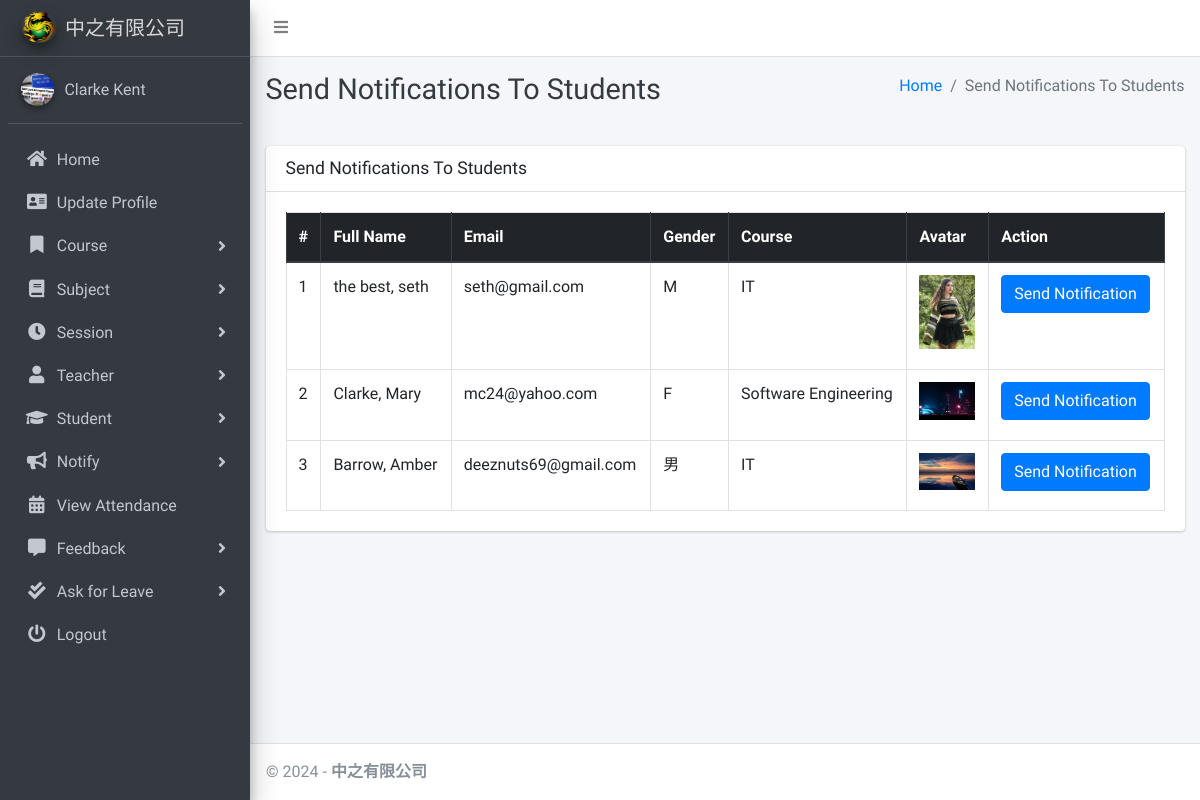
Page /admin_notify_student (signed in) on the committed database.
### main_app/models.py (models this page shows, shortened)
class CustomUser(AbstractUser):
    USER_TYPE = ((1, "HOD"), (2, "Teacher"), (3, "Student"))
    GENDER = [("M", "Male"), ("F", "Female")]
    username = None  # Removed username, using email instead
    email = models.EmailField(unique=True)
    user_type = models.CharField(default=1, choices=USER_TYPE, max_length=1)
    gender = models.CharField(max_length=1, choices=GENDER)
    profile_pic = models.ImageField()
    address = models.TextField()
    contact_num = models.TextField(default="")
    remark = models.TextField(default="")
    fcm_token = models.TextField(default="")  # For firebase notifications
    created_at = models.DateTimeField(auto_now_add=True)
    updated_at = models.DateTimeField(auto_now=True)
    USERNAME_FIELD = "email"
    REQUIRED_FIELDS = []
    objects = CustomUserManager()
    def __str__(self):
        return self.last_name + ", " + self.first_name

class Student(models.Model):
    admin = models.OneToOneField(CustomUser, on_delete=models.CASCADE)
    course = models.ForeignKey(Course, on_delete=models.DO_NOTHING, null=True, blank=False)
    session = models.ForeignKey(Session, on_delete=models.DO_NOTHING, null=True)
    date_of_birth = models.DateField(blank=True, null=True)
    reg_date = models.DateField(blank=True, null=True)
    state = models.CharField(max_length = 30, blank = True) #learning/completed/pending refund

class Course(models.Model):
    name = models.CharField(max_length=120)
    created_at = models.DateTimeField(auto_now_add=True)
    updated_at = models.DateTimeField(auto_now=True)

### main_app/hod_views.py (the view)
# urls.py: path("admin_notify_student", hod_views.admin_notify_student,
def admin_notify_student(request):
    student = CustomUser.objects.filter(user_type=3)
    context = {
        'page_title': "Send Notifications To Students",
        'students': student
    }
    return render(request, "hod_template/student_notification.html", context)

### main_app/templates/hod_template/student_notification.html (shortened to what this page needs)
{% extends 'main_app/base.html' %}
{% load static %}
{% block page_title %}{{page_title}}{% endblock page_title %}
{% block content %}
<section class="content">
    <div class="container-fluid">
        <div class="row">
            <div class="col-md-12">
                <div class="card">
                    <div class="card-header">
                        <h3 class="card-title">{{page_title}}</h3>
                    </div>
                    <div class="card-body">
                        <table id="example2" class="table table-bordered table-hover">
                            <thead class="thead-dark">
                                <tr>
                                    <th>#</th>
                                    <th>Full Name</th>
                                    <th>Email</th>
                                    <th>Gender</th>
                                    <th>Course</th>
                                    <th>Avatar</th>
                                    <th>Action</th>
                                </tr>
                            </thead>
                            <tbody>
                                {% for student in students %}
                                <tr>
                                    <td>{{ forloop.counter }}</td>
                                    <td>{{student.last_name}}, {{student.first_name}}</td>
                                    <td>{{student.email}}</td>
                                    <td>{{student.gender}}</td>
                                    <td>{{student.student.course.name}}</td>
                                    <td>
                                        {% if student.profile_pic == ""  %}
                                        No Image
                                        {% else %}
                                        <img class="img img-fluid mb-2" height="56" width="56"
                                            src="{{student.profile_pic}}" alt="">
                                        {% endif %}
                                    </td>
                                    <td><button data-toggle = "modal" data-target = "#myModal"class="btn btn-primary show_notification" value="{{student.id}}">Send Notification</button>
                                    </td>
                                </tr>
                                {% endfor %}
                            </tbody>
                        </table>
                    </div>
                </div>
            </div>
        </div>
    </div>
</section>
{% endblock content %}

### main_app/templates/main_app/base.html (shortened to what this page needs)
{% load static %}
<!DOCTYPE html>
<html>
<head>
    <link rel="stylesheet" href="{% static 'plugins/fontawesome-free/css/all.min.css'%} ">
    <link rel="stylesheet" href="https://code.ionicframework.com/ionicons/2.0.1/css/ionicons.min.css">
    <link rel="stylesheet"
        href="{% static 'plugins/tempusdominus-bootstrap-4/css/tempusdominus-bootstrap-4.min.css'%} ">
    <link rel="stylesheet" href="{% static 'plugins/icheck-bootstrap/icheck-bootstrap.min.css'%} ">
    <link rel="stylesheet" href="{% static 'dist/css/adminlte.min.css'%} ">
    <link rel="stylesheet" href="{% static 'plugins/overlayScrollbars/css/OverlayScrollbars.min.css'%} ">
    <link rel="stylesheet" href="{% static 'plugins/daterangepicker/daterangepicker.css'%} ">
</head>
<body class="hold-transition sidebar-mini layout-fixed">
    <div class="wrapper">
        <nav class="main-header navbar navbar-expand navbar-white navbar-light">
            <ul class="navbar-nav">
                <li class="nav-item">
                    <a class="nav-link" data-widget="pushmenu" href="#"><i class="fas fa-bars"></i></a>
                </li>
            </ul>
        </nav>
        {% include "main_app/sidebar_template.html" with user=user %}
        <div class="content-wrapper">
            <div class="content-header">
                <div class="container-fluid">
                    <div class="row mb-2">
                        <div class="col-sm-6">
                            <h1 class="m-0 text-dark">{% block page_title %}{% endblock page_title %}</h1>
                        </div>
                        <div class="col-sm-6">
                            <ol class="breadcrumb float-sm-right">
                                <li class="breadcrumb-item"><a href="#">Home</a></li>
                                <li class="breadcrumb-item active">{{ page_title }}</li>
                            </ol>
                        </div>
                    </div>
                </div>
            </div>
<section class="content">
    <div class="container-fluid">
        <div class="row">
            <div class="col-md-12">
            </div></div></div></section>
            {% block content %}
            {% endblock content %}
        </div>
        {% include "main_app/footer.html" %}
    </div>
</body>
</html>

### main_app/templates/main_app/sidebar_template.html (shortened to what this page needs)
{% load static %}
<aside class="main-sidebar sidebar-dark-info elevation-4">
    {% if request.user.user_type == '1' %}
    <a href="{% url 'admin_home' %}" class="brand-link">
            <img src="/media/logo.png" alt="Brand Logo"
            class="brand-image img-circle elevation-3" >
        <span class="brand-text font-weight-light">中之有限公司</span>
    </a>
    <div class="sidebar">
        <div class="user-panel mt-3 pb-3 mb-3 d-flex">
            <div class="image">
                <img src="/media/6dbf7e8c2d3882fbf24375a09fa2540c.jpg" class="img-circle elevation-2" alt="User Image">
            </div>
            <div class="info">
                <a href="#" class="d-block">Clarke Kent</a>
            </div>
        </div>
        <nav class="mt-2">
            <ul class="nav nav-pills nav-sidebar flex-column" data-widget="treeview" role="menu" data-accordion="false">
                <li class="nav-item">
                    {% url 'admin_home' as admin_home %}
                    <a href="{{admin_home}}" class="nav-link {% if admin_home == request.path %} active {% endif %}">
                        <i class="nav-icon fas fa-home"></i>
                        <p>
                            Home
                        </p>
                    </a>
                </li>
                <li class="nav-item">
                    {% url 'admin_view_profile' as admin_view_profile %}
                    <a href="{{admin_view_profile}}"
                        class="nav-link {% if admin_view_profile == request.path %} active {% endif %}">
                        <i class="nav-icon fas fa-address-card"></i>
                        <p>
                            Update Profile
                        </p>
                    </a>
                </li>
                <li class="nav-item has-treeview">
                    <a href="#" class="nav-link">
                        <i class="nav-icon fas fa-bookmark"></i>
                        <p>
                            Course
                            <i class="fas fa-angle-right right"></i>
                        </p>
                    </a>
                </li>
                <li class="nav-item has-treeview">
                    <a href="#" class="nav-link">
                        <i class="nav-icon fas fa-book"></i>
                        <p>
                            Subject
                            <i class="fas fa-angle-right right"></i>
                        </p>
                    </a>
                </li>
                <li class="nav-item has-treeview">
                    <a href="#" class="nav-link">
                        <i class="nav-icon fas fa-clock"></i>
                        <p>
                            Session
                            <i class="fas fa-angle-right right"></i>
                        </p>
                    </a>
                </li>
                <li class="nav-item has-treeview">
                    <a href="#" class="nav-link">
                        <i class="nav-icon fas fa-user"></i>
                        <p>
                            Teacher
                            <i class="fas fa-angle-right right"></i>
                        </p>
                    </a>
                </li>
                <li class="nav-item has-treeview">
                    <a href="#" class="nav-link">
                        <i class="nav-icon fas fa-graduation-cap"></i>
                        <p>
                            Student
                            <i class="fas fa-angle-right right"></i>
                        </p>
                    </a>
                </li>
                <li class="nav-item has-treeview">
                    <a href="#" class="nav-link">
                        <i class="nav-icon fas fa-bullhorn"></i>
                        <p>
                            Notify
                            <i class="fas fa-angle-right right"></i>
                        </p>
                    </a>
                </li>
                <li class="nav-item">
                    {% url 'admin_view_attendance' as admin_view_attendance %}
                <li class="nav-item">
                    <a href="{{admin_view_attendance}}"
                        class="nav-link  {% if admin_view_attendance == request.path %} active {% endif %}">
                        <i class="nav-icon fas fa-calendar-alt"></i>
                        <p>
                            View Attendance
                        </p>
                    </a>
                </li>
                <li class="nav-item has-treeview">
                    <a href="#" class="nav-link">
                        <i class="nav-icon fas fa-comment-alt"></i>
                        <p>
                            Feedback
                            <i class="fas fa-angle-right right"></i>
                        </p>
                    </a>
                </li>
                <li class="nav-item has-treeview">
                    <a href="#" class="nav-link">
                        <i class="nav-icon fas fa-check-double"></i>
                        <p>
                            Ask for Leave
                            <i class="fas fa-angle-right right"></i>
                        </p>
                    </a>
                </li>
                                        {% endif %}
                                        <li class="nav-item">
                                            <a href="{% url 'user_logout' %}"
                                                onclick="return confirm('Your session would be terminated.\n\nProceed?')"
                                                class="nav-link">
                                                <i class="nav-icon fas fa-power-off"></i>
                                                <p>
                                                    Logout
                                                </p>
                                            </a>
                                        </li>
                                    </ul>
                                </nav>
                            </div>
</aside>

### main_app/templates/main_app/footer.html (shortened to what this page needs)
<footer class="main-footer">
    &copy; {% now "Y" %} - <strong>中之有限公司</strong>
</footer>

### rows in the picture
CustomUser: last_name "the best", first_name "seth", email "seth@gmail.com", gender "M", student.course.name "IT", profile_pic (picture)
CustomUser: last_name "Clarke", first_name "Mary", email "mc24@yahoo.com", gender "F", student.course.name "Software Engineering", profile_pic (picture)
CustomUser: last_name "Barrow", first_name "Amber", email "deeznuts69@gmail.com", gender "男", student.course.name "IT", profile_pic (picture)

### other values in the picture
{{ page_title }} "Send Notifications To Students"
